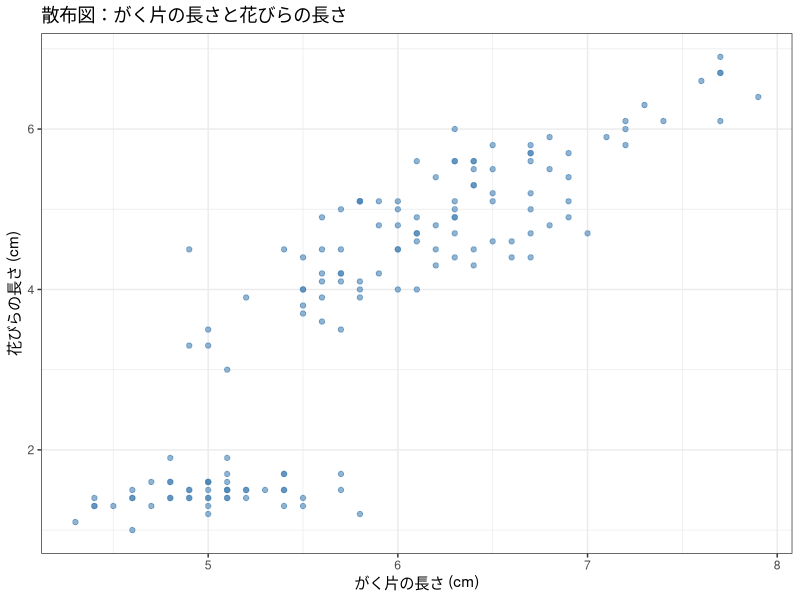
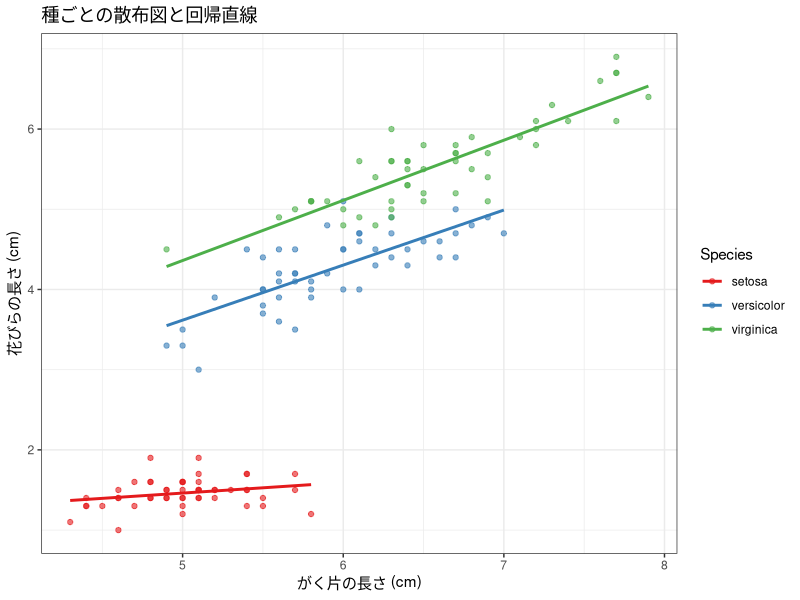

These charts were generated, in order, by the following R code:
## ---- chunk 1
knitr::opts_chunk$set(echo = TRUE, warning = FALSE, message = FALSE,
                      fig.width = 7, fig.height = 5)
library(tidyverse)

# 図の日本語が文字化けしないようにする（ragg があるときだけ有効にする）
if (requireNamespace("ragg", quietly = TRUE)) {
  knitr::opts_chunk$set(dev = "ragg_png")
}
## ---- chunk 2
# iris データ：がく片の長さと花びらの長さの散布図
ggplot(iris, aes(x = Sepal.Length, y = Petal.Length)) +
  geom_point(color = "steelblue", alpha = 0.6) +
  labs(title = "散布図：がく片の長さと花びらの長さ",
       x = "がく片の長さ (cm)", y = "花びらの長さ (cm)") +
  theme_bw()
## ---- chunk 3
# 種ごとに色を分ける
ggplot(iris, aes(x = Sepal.Length, y = Petal.Length, color = Species)) +
  geom_point(alpha = 0.6) +
  geom_smooth(method = "lm", se = FALSE) +
  scale_color_brewer(palette = "Set1") +
  labs(title = "種ごとの散布図と回帰直線",
       x = "がく片の長さ (cm)", y = "花びらの長さ (cm)") +
  theme_bw()
## ---- chunk 4
# 2変数の相関係数
cor(iris$Sepal.Length, iris$Petal.Length)
## ---- chunk 5
# 複数変数の相関行列
iris |>
  select(Sepal.Length, Sepal.Width, Petal.Length, Petal.Width) |>
  cor()
## ---- chunk 6
# 四捨五入して見やすく
iris |>
  select(Sepal.Length, Sepal.Width, Petal.Length, Petal.Width) |>
  cor() |>
  round(2)
## ---- chunk 7
# 相関の有意性検定
cor.test(iris$Sepal.Length, iris$Petal.Length)
